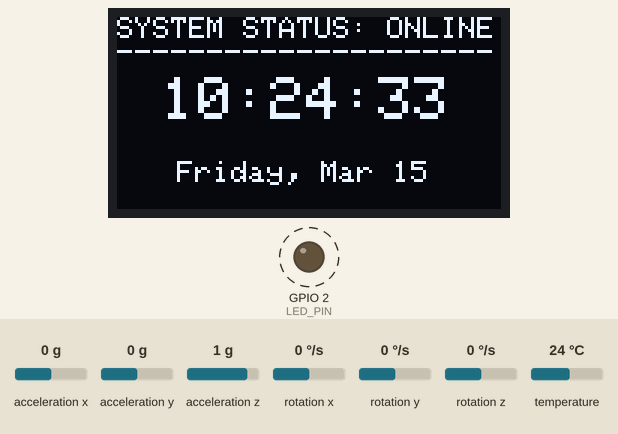
Recording of a sketch running on a simulated ESP32. Shown: 128×64 one-colour display, output pins drawn as LEDs (lit = HIGH). Dashed ring = blinking. Inputs (shaded band) come from the test bench; at power-on: acceleration x 0 g, acceleration y 0 g, acceleration z 1 g, rotation x 0 °/s, rotation y 0 °/s, rotation z 0 °/s, temperature 24 °C. WiFi joins after 1.5 s; servers stay silent unless stated; the local clock reads 2024-03-15 10:24:30 at power-on unless the sketch sets it; what the sketch prints to the serial monitor is not drawn.

Above: at 3.8 s.
3.9 s: acceleration x set to 0.8 g
At 5.5 s:
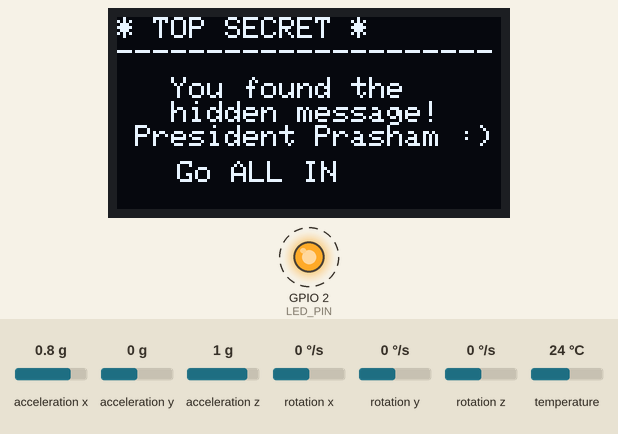
8.0 s: acceleration y set to -1.4 g
At 9.7 s:
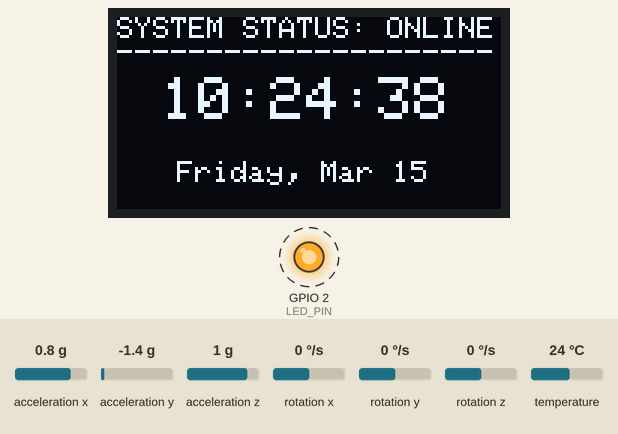
12.1 s: acceleration y set to 0 g
At 14.4 s:
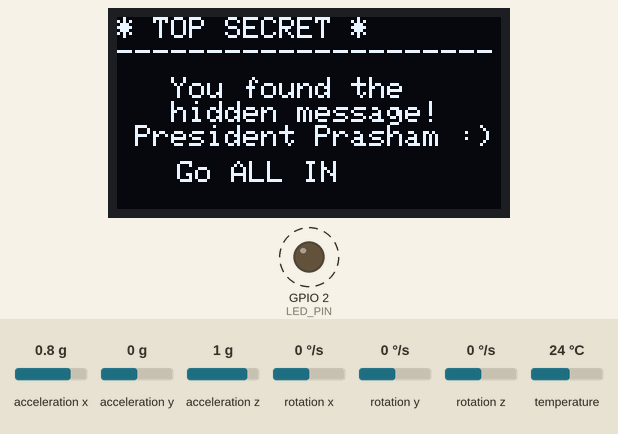
16.2 s: acceleration z set to -1.4 g
At 19.5 s:
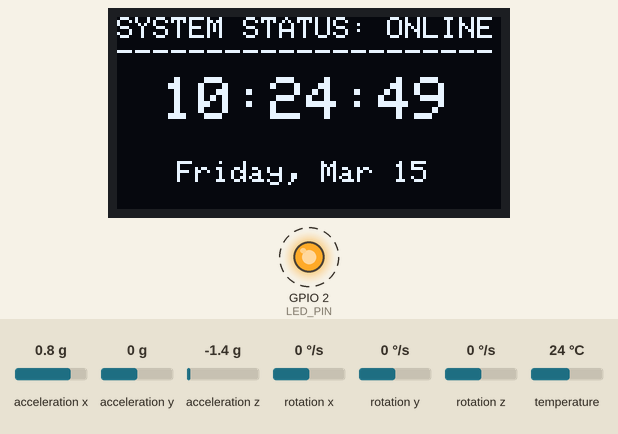
19.6 s: acceleration z set to -0.8 g
At 22.0 s:
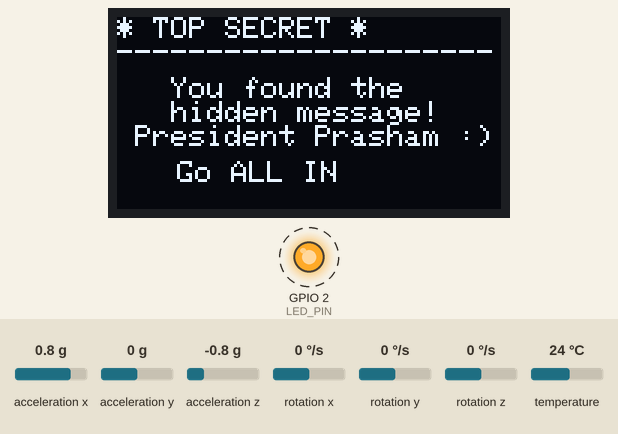
23.7 s: acceleration x set to -1.4 g
At 25.1 s:
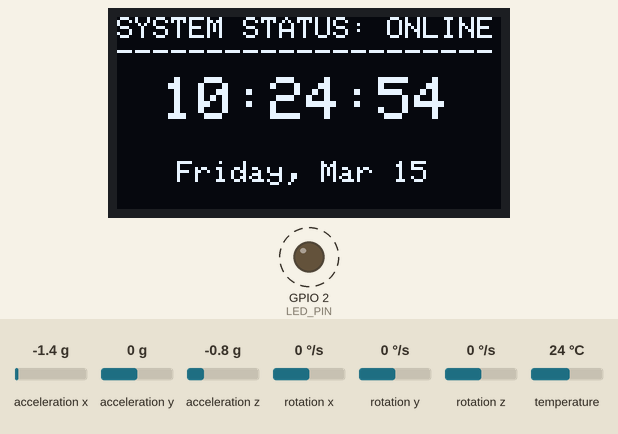
Timing chart, 0 to 27.8 s (numbered marks = the images above; inputs shaded):
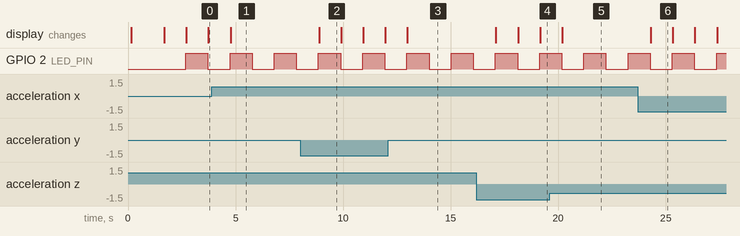

Measured:
- after the input at 3.9 s, the display: changes after 0.87 s (image 1)
- after the input at 8.0 s, the display: changes after 0.88 s (image 2)
- after the input at 12.1 s, the display: changes after 0.89 s (image 3)
- after the input at 16.2 s, the display: first changes after 0.91 s (image 4 shows a later state)
- after the input at 19.6 s, the display: changes after 0.59 s (image 5)
- after the input at 23.7 s, the display: changes after 0.60 s (image 6)
- by itself, GPIO 2 (LED_PIN): alternates HIGH for 1.0 s and LOW for 1.0 s

The sketch:

ESP32_PokerWatch.ino
```cpp
#include <Wire.h>
#include <Adafruit_GFX.h>
#include <Adafruit_SSD1306.h>
#include <WiFi.h>
#include "time.h"
#include <Adafruit_MPU6050.h>
#include <Adafruit_Sensor.h>

#define LED_PIN 2

Adafruit_MPU6050 mpu;
bool ledState = false;

const char* ssid       = "PrashyWashy";
const char* password   = "rompot2009";

const long  gmtOffset_sec = -28800;
const int   daylightOffset_sec = 0;
const char* ntpServer = "pool.ntp.org";

#define SCREEN_WIDTH 128
#define SCREEN_HEIGHT 64
Adafruit_SSD1306 display(SCREEN_WIDTH, SCREEN_HEIGHT, &Wire, -1);

// --- Secret angle thresholds ---
// Triggered when held pitched forward ~45 degrees
// Accel X ≈ 7 m/s², Y and Z near 0
#define SECRET_X_MIN  6.0
#define SECRET_X_MAX  8.5
#define SECRET_Y_MAX  2.0
#define SECRET_Z_MAX  10.0

bool isSecretAngle(float ax, float ay, float az) {
  return (ax > SECRET_X_MIN && ax < SECRET_X_MAX &&
          abs(ay) < SECRET_Y_MAX &&
          abs(az) < SECRET_Z_MAX);
}

void setup() {
  Serial.begin(115200);

  // FIX 1: Set LED pin as output
  pinMode(LED_PIN, OUTPUT);

  if (!display.begin(SSD1306_SWITCHCAPVCC, 0x3C)) {
    Serial.println(F("SSD1306 allocation failed"));
    for (;;);
  }

  display.setRotation(2);

  if (!mpu.begin()) {
    Serial.println("Failed to find MPU6050 chip");
    while (1) {
      digitalWrite(LED_PIN, HIGH); delay(50);
      digitalWrite(LED_PIN, LOW);  delay(50);
    }
  }
  Serial.println("MPU6050 Found!");

  mpu.setAccelerometerRange(MPU6050_RANGE_8_G);
  mpu.setGyroRange(MPU6050_RANGE_500_DEG);
  mpu.setFilterBandwidth(MPU6050_BAND_21_HZ);
  delay(100);

  display.clearDisplay();
  display.setTextSize(1);
  display.setTextColor(SSD1306_WHITE);
  display.setCursor(0, 10);
  display.println("Connecting to:");
  display.println(ssid);
  display.display();

  WiFi.begin(ssid, password);
  while (WiFi.status() != WL_CONNECTED) {
    delay(500);
    Serial.print(".");
  }
  Serial.println("\nWiFi Connected");
  display.println("Connected!");
  display.display();

  configTime(gmtOffset_sec, daylightOffset_sec, ntpServer);
  delay(1000);
}

void loop() {
  sensors_event_t a, g, temp;
  mpu.getEvent(&a, &g, &temp);

  float ax = a.acceleration.x;
  float ay = a.acceleration.y;
  float az = a.acceleration.z;

  Serial.print("ACCEL [m/s^2]  ");
  Serial.printf("X: %.2f\tY: %.2f\tZ: %.2f\n", ax, ay, az);

  ledState = !ledState;
  digitalWrite(LED_PIN, ledState ? HIGH : LOW);

  display.clearDisplay();
  display.setCursor(0, 0);
  display.setTextSize(1);

  // FIX 2: Check secret angle FIRST, before drawing anything else
  if (isSecretAngle(ax, ay, az)) {
    // --- SECRET MESSAGE SCREEN ---
    display.setTextSize(1);
    display.setCursor(0, 0);
    display.println("* TOP SECRET *");
    display.println("---------------------");
    display.setTextSize(1);
    display.setCursor(0, 20);
    display.println("   You found the");
    display.println("   hidden message!");
    display.println(" President Prasham :)");

    display.setTextSize(1);
    display.setCursor(20, 48);
    display.print("Go ALL IN");
  } else {
    // --- NORMAL CLOCK SCREEN ---
    display.println("SYSTEM STATUS: ONLINE");
    display.println("---------------------");

    // FIX 3: Get time FIRST, then use timeinfo
    struct tm timeinfo;
    if (!getLocalTime(&timeinfo)) {
      display.setTextSize(2);
      display.setCursor(0, 25);
      display.println("Time Sync");
      display.println("Error");
    } else {
      display.setTextSize(2);
      display.setCursor(15, 20);
      display.printf("%02d:%02d:%02d", timeinfo.tm_hour, timeinfo.tm_min, timeinfo.tm_sec);

      display.setTextSize(1);
      display.setCursor(20, 48);
      display.print(&timeinfo, "%A, %b %d");
    }
  }

  display.display();
  delay(1000);
}
```
